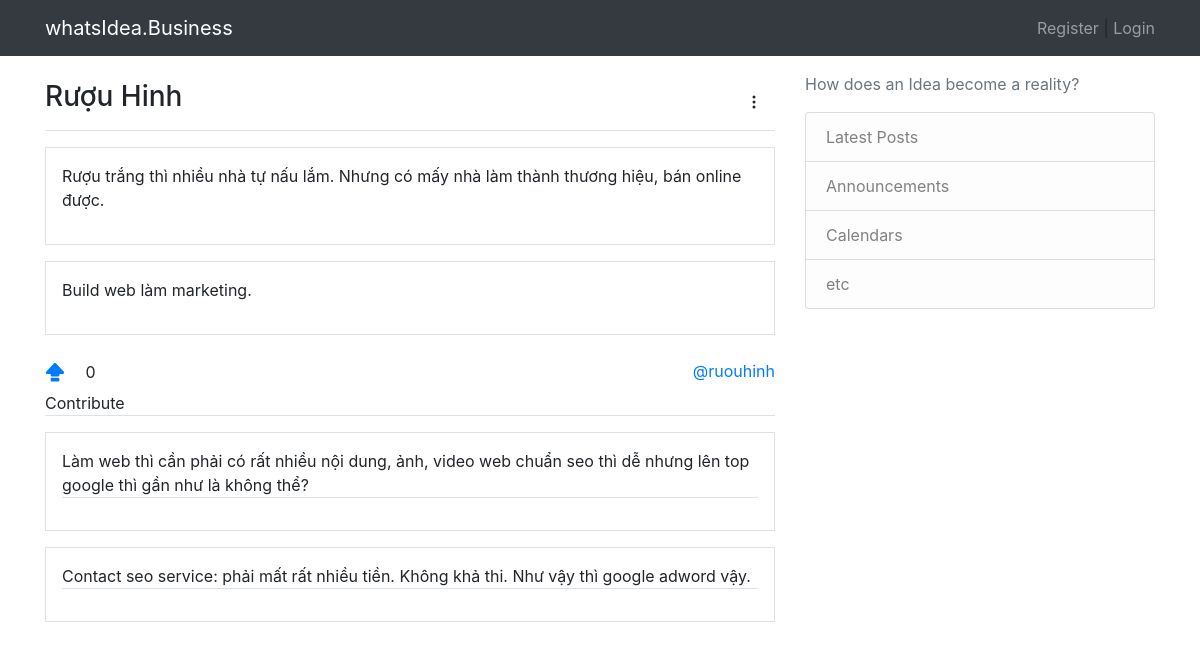
/idea/ruouhinh/, run on an earlier commit of the app's database.
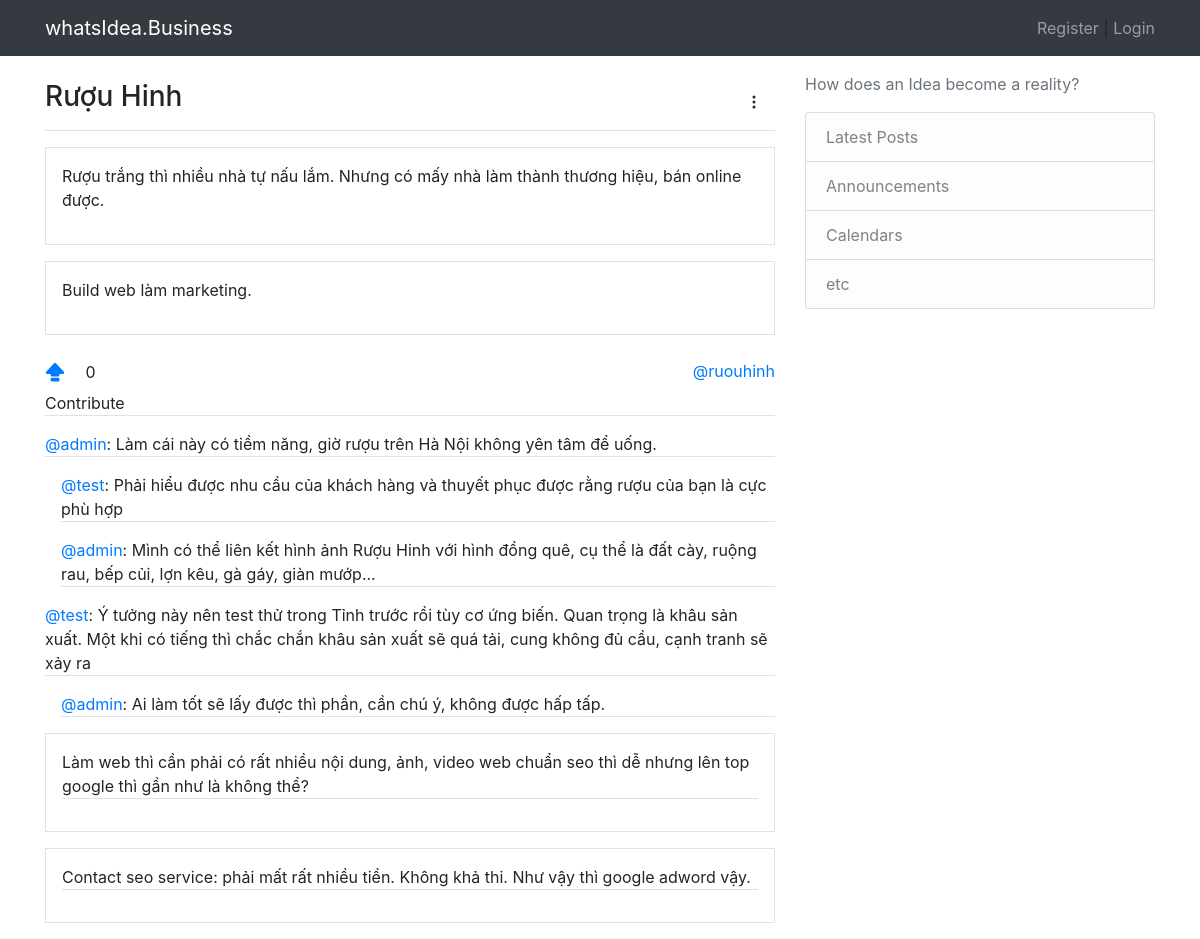
And on a later commit of the database.
### core/models.py (models this page shows, shortened)
class Post(models.Model):
    idea = models.ForeignKey(Idea, on_delete=models.CASCADE)
    user = models.ForeignKey(User, null=False, on_delete=models.CASCADE)
    content = models.TextField()
    date_created = models.DateTimeField(auto_now_add=True)

class Contribute(models.Model):
    idea = models.ForeignKey(Idea, on_delete=models.CASCADE)
    user = models.ForeignKey(User, null=False, on_delete=models.CASCADE)
    parent = models.ForeignKey(
        "self", blank=True, null=True, related_name="children", on_delete=models.CASCADE)
    content = models.TextField()
    date_created = models.DateTimeField(auto_now_add=True)
    def __str__(self):
        return str(self.content)

### idea/views.py (the view)
# urls.py: path("<slug:slug>/", views.idea_detail, name="idea-detail-page")
def idea_detail(request, slug):
    idea = get_object_or_404(models.Idea, slug=slug)
    contributes = idea.contribute_set.filter(parent__isnull=True)
    context = {
        "idea": idea,
        "contributes": contributes
    }
    return render(request, "idea-detail.html", context)

### templates/idea-detail.html (shortened to what this page needs)
{% extends 'base.html' %}
{%load static %}
{% load crispy_forms_tags %}
{% block content %}
<main>
    <nav class="navbar px-0 border-bottom">
        <h1 class="h3">{{ idea.title }}</h1>
        <div class="dropdown">
            <button type="button" class="btn" id="dropdownMenuButton" data-toggle="dropdown" aria-haspopup="true"
                aria-expanded="false">
                <svg width="1em" height="1em" viewBox="0 0 16 16" class="bi bi-three-dots-vertical" fill="currentColor"
                    xmlns="http://www.w3.org/2000/svg">
                    <path fill-rule="evenodd"
                        d="M9.5 13a1.5 1.5 0 1 1-3 0 1.5 1.5 0 0 1 3 0zm0-5a1.5 1.5 0 1 1-3 0 1.5 1.5 0 0 1 3 0zm0-5a1.5 1.5 0 1 1-3 0 1.5 1.5 0 0 1 3 0z">
                    </path>
                </svg>
            </button>
        </div>
    </nav>
    <div class="p-3 my-3 border border-left-secondary">
        <p>{{ idea.problem }}</p>
    </div>
    <div class="p-3 my-3 border border-left-secondary">
        <p>{{ idea.solution }}</p>
    </div>
    <div class="d-flex justify-content-between align-items-center">
        <div class="vote">
            <a class="navbar-brand" href="">
            </a>
            <span>{{ idea.vote_set.all.count }}</span>
        </div>
        <a href="{% url 'idea-detail-page' idea.slug %}">
            @{{ idea.slug }}
        </a>
    </div>
    <div class="contribute-area">
        <p class="border-bottom">Contribute</p>
    </div>
    <div class="contribute-area">
        {% for contribute in contributes %}
        <p class="border-bottom mt-3">
            <a href="">@{{ contribute.user }}</a>:
            {{ contribute }}
        </p>
        {% for sub in contribute.children.all %}
        <p class="border-bottom ml-3"><a href="">@{{ sub.user }}</a>: {{ sub }}</p>
        {% endfor %}
        {% endfor %}
    </div>
    {% for post in idea.post_set.all %}
    <div class="border border-left-dark p-3 my-3">
        <p class="border-bottom">
            {{ post.content }}
        </p>
    </div>
    {% endfor %}
</main>
{% endblock content %}

What changed in the data, as far as the page shows it:
added Contribute: user "admin", content "Làm cái này có tiềm năng, giờ rượu trên Hà Nội không yên tâm để uống.", shown under "Rượu Hinh"
added Contribute: user "test", content "Phải hiểu được nhu cầu của khách hàng và thuyết phục được rằng rượu của bạn là cực phù hợp", shown under "admin"
added Contribute: user "admin", content "Mình có thể liên kết hình ảnh Rượu Hinh với hình đồng quê, cụ thể là đất cày, ruộng rau, bếp củi, lợn kêu, gà gáy, giàn mướp..."
added Contribute: user "test", content "Ý tưởng này nên test thử trong Tỉnh trước rồi tùy cơ ứng biến. Quan trọng là khâu sản xuất. Một khi có tiếng thì chắc chắn khâu sản xuất sẽ quá tải, cung không đủ cầu, cạnh tranh sẽ xảy ra", shown under "Rượu Hinh"
added Contribute: user "admin", content "Ai làm tốt sẽ lấy được thì phần, cần chú ý, không được hấp tấp.", shown under "test"
